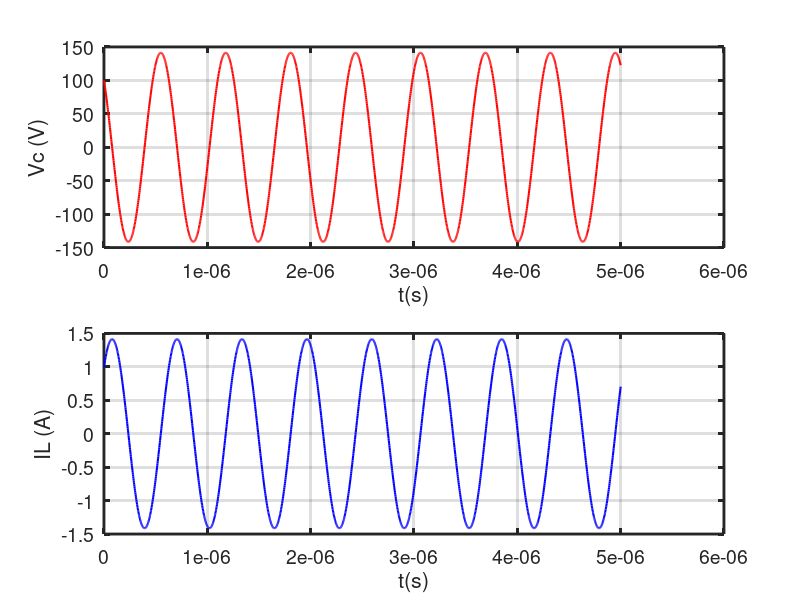

MATLAB code for this plot:

	
C=1e-9;
L=10e-6;

Vc0=100;
IL0=1;

wn=1/sqrt(L*C);
fo=wn/(2*pi);


timeOscil=linspace(0,5e-6,2000);

VC_oscilOut=-IL0*sqrt(L/C)*sin(wn*timeOscil)+Vc0*cos(wn*timeOscil);

IL_oscilOut=-(IL0)*(1-cos(wn*timeOscil))+(Vc0*sqrt(C/L))*(sin(wn*timeOscil))+IL0;
	
figure(1)	
lWidth=1.5;
subplot(2,1,1)
plot(timeOscil,VC_oscilOut,'r','LineWidth',lWidth)
xlabel("t(s)", "fontsize", 14)
ylabel("Vc (V)", "fontsize", 14)
set(gca, "linewidth", 2, "fontsize", 14)
grid on

subplot(2,1,2)
plot(timeOscil,IL_oscilOut,'b','LineWidth',lWidth)
xlabel("t(s)", "fontsize", 14)
ylabel("IL (A)", "fontsize", 14)
set(gca, "linewidth", 2, "fontsize", 14)
grid on
	 


	 
